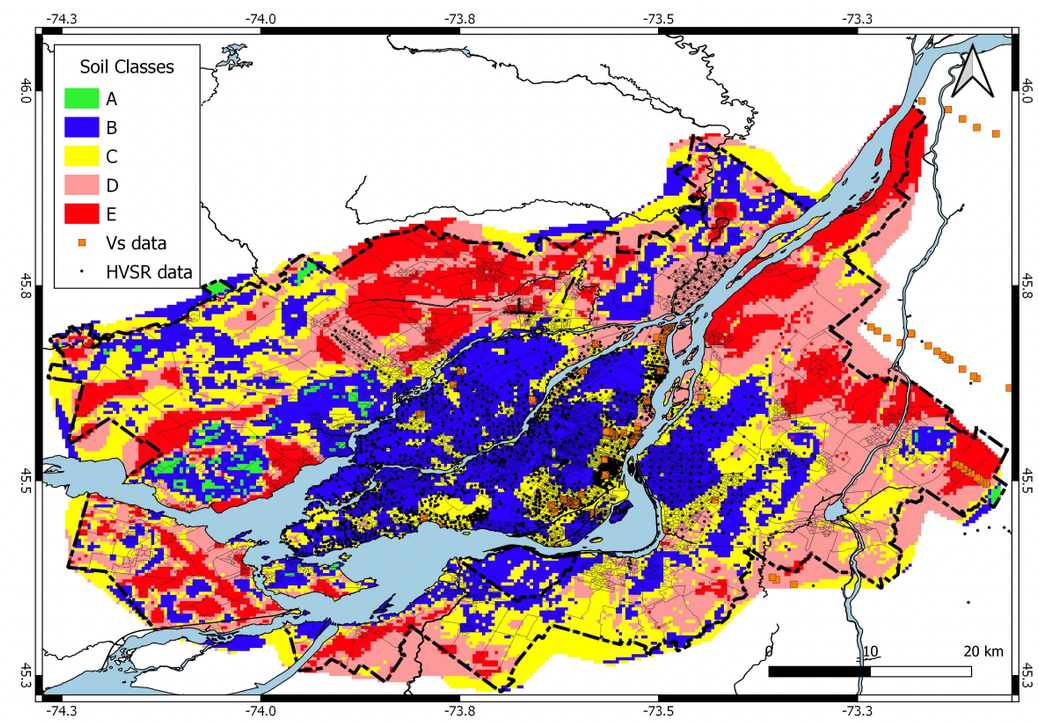
#> input picture prototypes/sismique/cache/figure10_rosset2023.png, 1039 x 723 px
$ python classes_depuis_image.py
#> lines starting #> are read from the running program, lines starting #| are printed output that depends on the picture; after the words box and inside, x2 and y2 are one past the last pixel; in counts of white or black regions, pixels touching at a corner belong together; long printed decimals are rounded
"""Extrait la grille de classes de site (A-E) de la figure 10 de Rosset, Takahashi & Chouinard (2023)
(Geosciences 13(9):256, CC BY 4.0) a partir d'une image PNG de cette figure.
Georeference : graduations du cadre (voir constantes). Produit grille_classes.json + PNG transparent.
Usage : python classes_depuis_image.py [cache/figure10_rosset2023.png]
"""
import sys, json, os
import numpy as np
from PIL import Image

ICI = os.path.dirname(os.path.abspath(__file__))
REF = {1: (48, 241, 47), 2: (43, 2, 255), 3: (255, 254, 0), 4: (253, 154, 153), 5: (255, 0, 11)}  # A..E
# georeferencement par les graduations du cadre (mesurees sur l'image 1039x723)
X0, LON0, PXLON = 260.5, -74.0, 796.0     # px (centre de la graduation -74.0), lon, px/degre
Y0, LAT0, PXLAT = 90.5, 46.0, 778.67      # px de la graduation 46.0, px/degre
def lon2x(l): return X0 + (l - LON0) * PXLON
def lat2y(l): return Y0 + (LAT0 - l) * PXLAT

def classify(a, tol=34):
    """Classe chaque pixel par la couleur de reference la plus proche, en tolerant un assombrissement
    (traits fins noirs/gris translucides superposes : bleu fonce = classe B sous un trait)."""
#> called with tol = 34
    h, w, _ = a.shape
#> h = 723; w = 1039
    lab = np.zeros((h, w), np.uint8)
    best = np.full((h, w), 1e9)
    for k, c in REF.items():
        r = np.array(c, float)
        s = np.clip((a @ r) / (r @ r), 0.45, 1.0)
        d = np.sqrt(((a - s[..., None] * r) ** 2).sum(2))
        m = (d < tol) & (d < best)
        lab[m] = k; best[m] = d[m]
#> this loop made 5 passes
#> pass 1, in classify, `m = (d < tol) & (d < best)`:
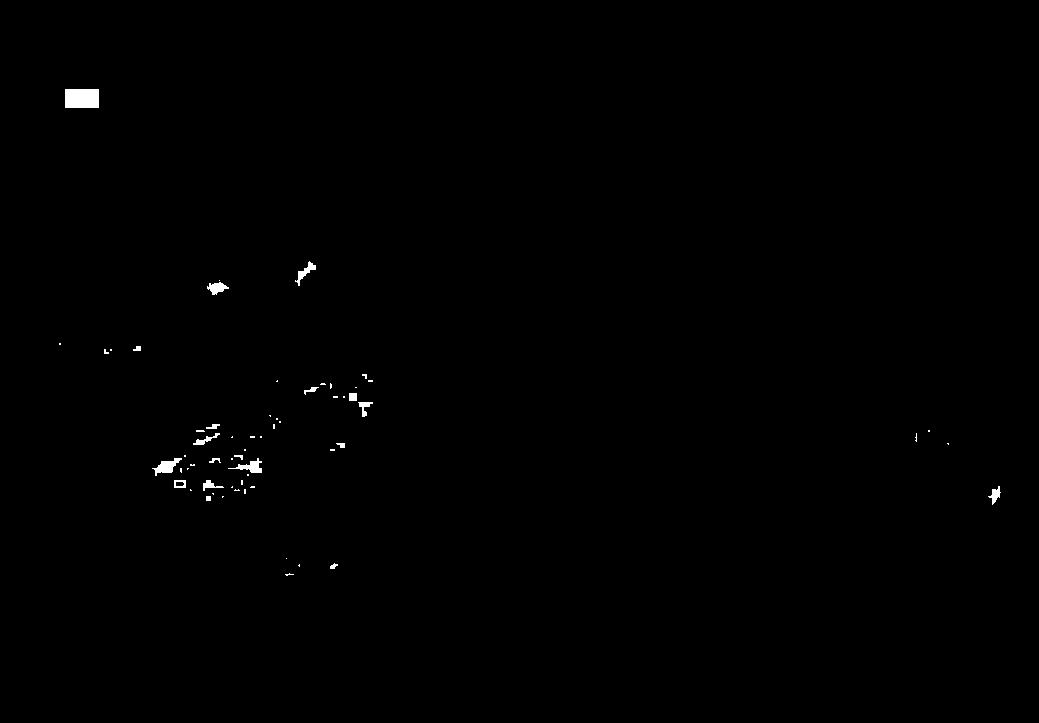
#> m: shape (723, 1039) bool; 0.33% white; 61 white regions (42 under 20 px), largest, box (x1, y1, x2, y2) and area: (65, 89, 99, 108) 646, (152, 458, 182, 476) 237, (228, 458, 262, 473) 203
#> after the loop:
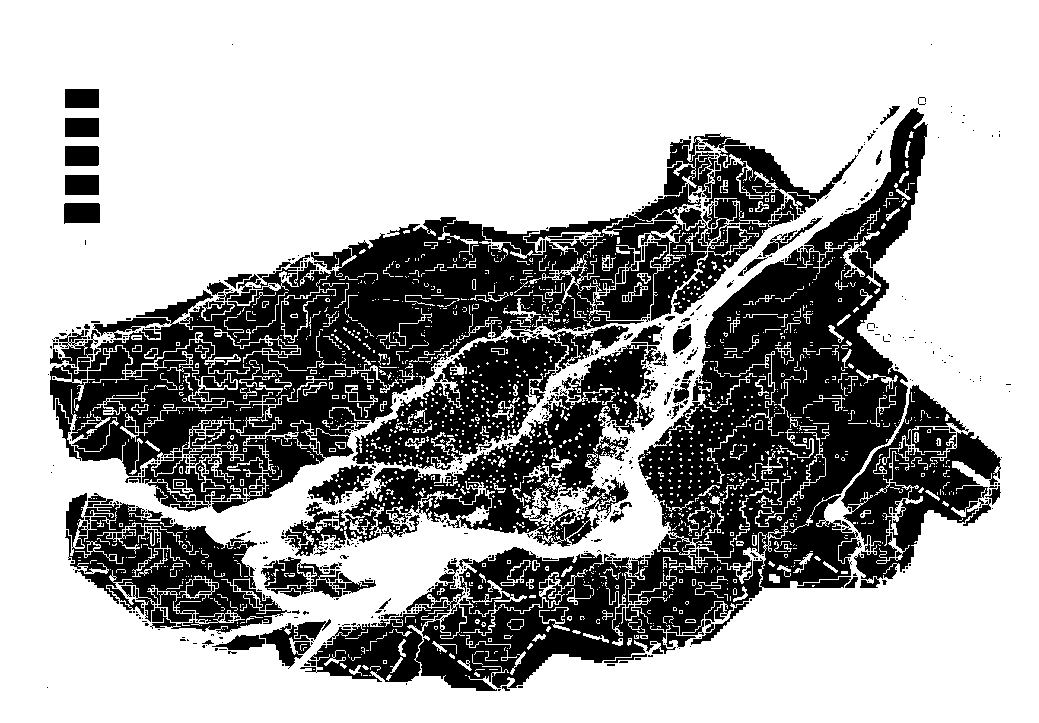
#> best: shape (723, 1039) float64; min 0, max 1e+09, mean 659965364.2; drawn with min black and max white
    # masques : hors cadre, legende, fleche nord, echelle
    lab[:40, :] = 0; lab[692:, :] = 0; lab[:, :44] = 0; lab[:, 1016:] = 0
    lab[:292, :202] = 0
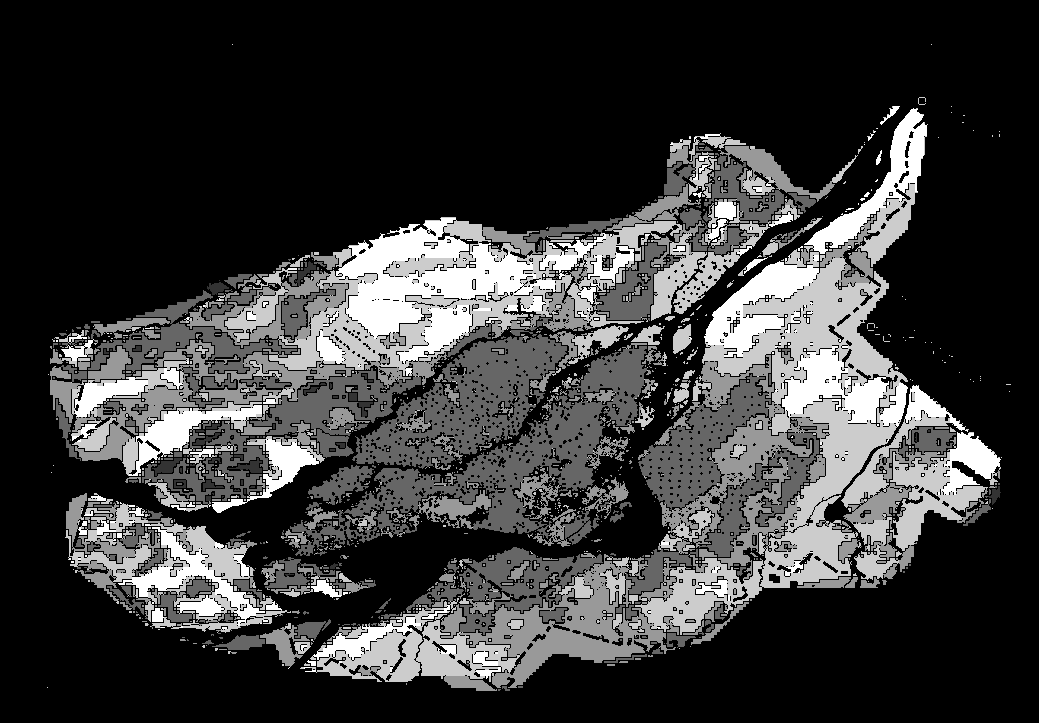
#> lab: shape (723, 1039); min 0, max 5, mean 1.12; drawn with min black and max white
#| pixels classes : {1: 1834, 2: 72500, 3: 59477, 4: 73600, 5: 44648}
    lab[35:105, 940:1010] = 0
    lab[640:690, 760:990] = 0
    return lab

def masks(a):
    """pixels « eau/fond » (bleu clair, blanc) et « surcharge » (noir, gris fonce, orange = points de donnees)."""
    water = (np.abs(a - np.array([164, 206, 226])).sum(2) < 40) | (a.min(2) > 235)
#> water: shape (723, 1039) bool; 49.7% white; 367 white regions (283 under 20 px), largest, box (x1, y1, x2, y2) and area: (43, 35, 752, 273) 94296, (0, 0, 1039, 723) 80866, (851, 46, 1011, 694) 49773
    over = (a.sum(2) < 330) | ((a[..., 0] > 200) & (a[..., 1] > 90) & (a[..., 1] < 170) & (a[..., 2] < 80) & (np.abs(a[..., 1] - 154) > 20))
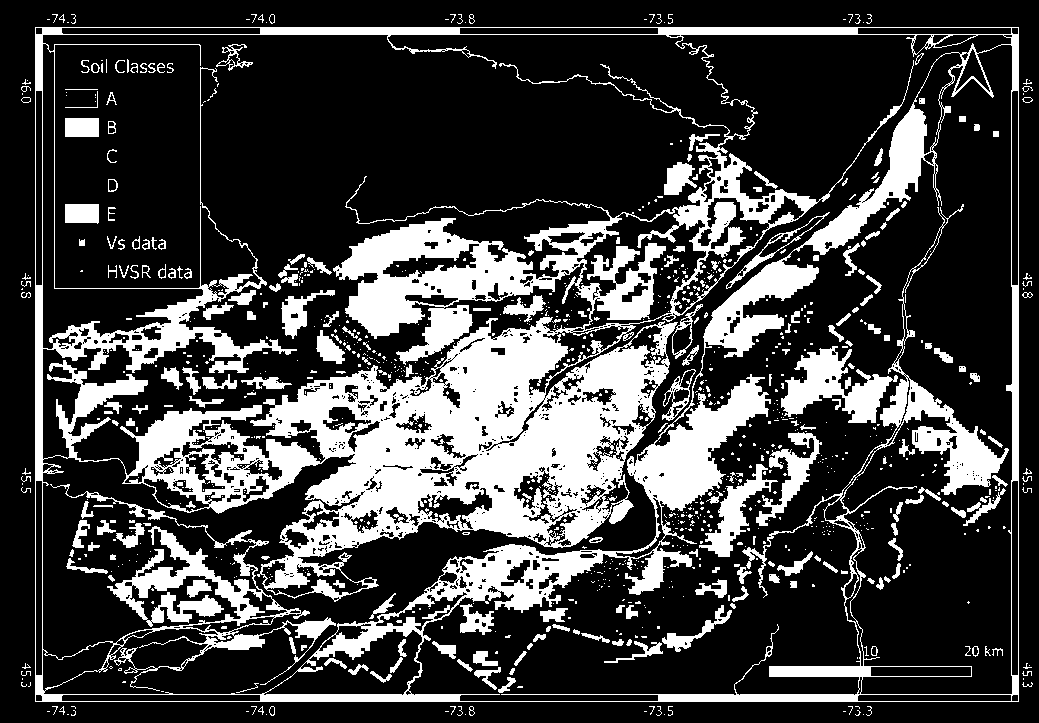
#> over: shape (723, 1039) bool; 25.3% white; 1049 white regions (809 under 20 px), largest, box (x1, y1, x2, y2) and area: (35, 27, 1019, 702) 157885, (781, 346, 898, 423) 3987, (699, 464, 778, 557) 2020
    return water, over

# ---------------------------------------------------------------------------
# Etape 2 : re-echantillonnage sur la grille native (cellule 0,004 deg, mesuree par analyse
# periodique des bords de blocs : 3,18 px en x, 3,11 px en y ; le texte de l'article dit « 0,01 deg »
# mais indique aussi 300 m x 400 m, ce qui correspond a 0,004 deg).
STEP = 0.004
def build_grid(lab, water, over):
    # bords de cellules : lon = -74.0 + 0.0023456 + k*STEP ; lat = 46.0 - 0.00054596 - k*STEP (phase mesuree)
    lon_e = -74.0 + 0.002345636
#> lon_e = -74
    lat_e = 46.0 - 0.000545961
    k0 = int(np.floor((-74.2745 - lon_e) / STEP)); k1 = int(np.ceil((-73.048 - lon_e) / STEP))
#> after `k0 = int(np.floor((-74.2745 - lon_e) / STEP))`: k0 = -70
#> after `k1 = int(np.ceil((-73.048 - lon_e) / STEP))`: k1 = 238
    lons = [lon_e + k * STEP for k in range(k0, k1 + 1)]       # bords ouest des cellules
#> lons = 309 values from -74.28 to -73.05
    lat_top0 = lat_e + np.ceil((46.0726 - lat_e) / STEP) * STEP  # bord nord de la 1re rangee
    lats = []
    t = lat_top0
    while t > 45.225: lats.append(t); t -= STEP
    nx, ny = len(lons) - 1, len(lats) - 1
#> nx = 308; ny = 212
    grid = np.zeros((ny, nx), np.uint8)
    conf = np.zeros((ny, nx), np.float32)
    occl = np.zeros((ny, nx), bool)
    for j in range(ny):
        y_a, y_b = lat2y(lats[j]), lat2y(lats[j + 1])
        ya, yb = int(np.ceil(y_a - .5)), int(np.floor(y_b - .5))  # pixels dont le centre est dans la cellule
        if yb < ya: yb = ya
        for i in range(nx):
            x_a, x_b = lon2x(lons[i]), lon2x(lons[i + 1])
            xa, xb = int(np.ceil(x_a - .5)), int(np.floor(x_b - .5))
            if xb < xa: xb = xa
            if ya < 0 or yb >= lab.shape[0] or xa < 0 or xb >= lab.shape[1]: continue
            blk = lab[ya:yb + 1, xa:xb + 1].ravel()
            blk = blk[blk > 0]
            tot = (yb - ya + 1) * (xb - xa + 1)
            if len(blk) < max(2, 0.3 * tot):
                wsh = water[ya:yb + 1, xa:xb + 1].mean()
                osh = over[ya:yb + 1, xa:xb + 1].mean()
                if wsh < 0.4 and osh >= 0.35: occl[j, i] = True   # masque par un point/trait : a combler
                continue
            cnt = np.bincount(blk, minlength=6)
            grid[j, i] = cnt.argmax(); conf[j, i] = cnt.max() / len(blk)
#> occl: shape (212, 308) bool; 5.7% white in thin lines or dots
    # comblement des cellules masquees par les symboles (vote des 8 voisines classees, >= 3 voisines)
    filled = 0
    for _ in range(3):
        upd = []
        for j, i in zip(*np.nonzero(occl & (grid == 0))):
            nb = grid[max(j - 1, 0):j + 2, max(i - 1, 0):i + 2].ravel(); nb = nb[nb > 0]
            if len(nb) >= 3: upd.append((j, i, np.bincount(nb, minlength=6).argmax()))
        for j, i, v in upd: grid[j, i] = v; conf[j, i] = 0.5; filled += 1
        if not upd: break
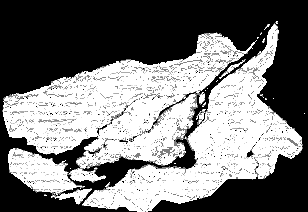
#> conf: shape (212, 308) float32; min 0, max 1, mean 0.47
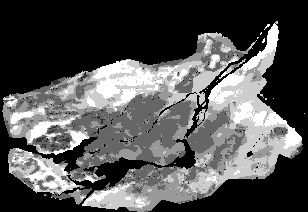
#> grid: shape (212, 308); min 0, max 5, mean 1.65; drawn with min black and max white
#> after the loop, filled = 2132
    return grid, lons, lats, conf, filled

if __name__ == '__main__':
    p = sys.argv[1] if len(sys.argv) > 1 else os.path.join(ICI, 'cache', 'figure10_rosset2023.png')
    a = np.array(Image.open(p).convert('RGB')).astype(int)
    lab = classify(a)
    print('pixels classes :', {k: int((lab == k).sum()) for k in REF})
    grid, lons, lats, conf, filled = build_grid(lab, *masks(a))
#> lons = 309 values from -74.28 to -73.05; lats = 213 values, max 46.08 at index 0, min 45.23 at index 212, mean 45.65; filled = 2132
    print('cellules comblees (masquees par un symbole) :', filled)
#| cellules comblees (masquees par un symbole) : 2132
    ny, nx = grid.shape
#> ny = 212; nx = 308
    print('grille', nx, 'x', ny, 'cellules ; cellules classees :', int((grid > 0).sum()),
          {k: int((grid == k).sum()) for k in range(1, 6)}, 'conf moy', float(conf[grid > 0].mean()))
#| grille 308 x 212 cellules ; cellules classees : 32756 {1: 288, 2: 9698, 3: 8457, 4: 9163, 5: 5150} conf moy 0.9367
    chars = '0ABCDE'
    out = {'source': 'Rosset, Takahashi & Chouinard (2023), Geosciences 13(9):256, fig. 10, CC BY 4.0',
           'doi': '10.3390/geosciences13090256', 'step': STEP, 'west': lons[0], 'north': lats[0],
           'nx': nx, 'ny': ny, 'rows': [''.join(chars[v] for v in r) for r in grid]}
    json.dump(out, open(os.path.join(ICI, 'cache', 'grille_classes_site_mtl.json'), 'w'))
    # PNG transparent, palette sequentielle (clarte decroissante A -> E) pour daltoniens, 4 px / cellule
    pal = {1: (255, 255, 178), 2: (161, 218, 180), 3: (65, 182, 196), 4: (44, 127, 184), 5: (37, 52, 148)}
    S = 4
    rgba = np.zeros((ny * S, nx * S, 4), np.uint8)
#> rgba: shape (848, 1232, 4); every value is 0
    for k, c in pal.items():
        m = np.kron(grid == k, np.ones((S, S), bool))
        rgba[m] = (*c, 200)
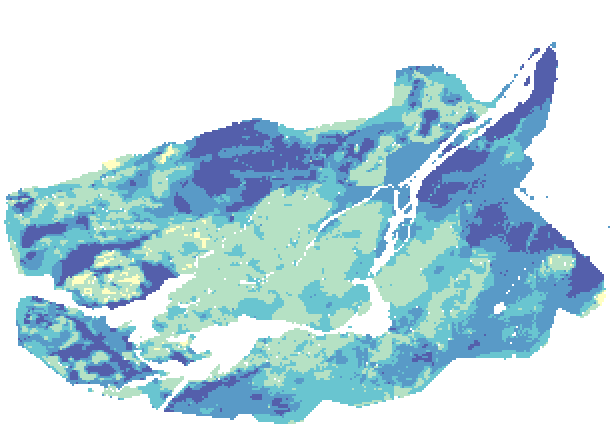
#> rgba: shape (848, 1232, 4) (shown at 1/2 size); mean of channels 0, 1, 2, 3 42.5, 79, 90.4, 100.3; transparent parts drawn white
    Image.fromarray(rgba, 'RGBA').save(os.path.join(ICI, 'couche_classes_site_mtl.png'))
    print('bornes : O', lons[0], 'E', lons[-1], 'N', lats[0], 'S', lats[-1])
#| bornes : O -74.278 E -73.046 N 46.075 S 45.227
